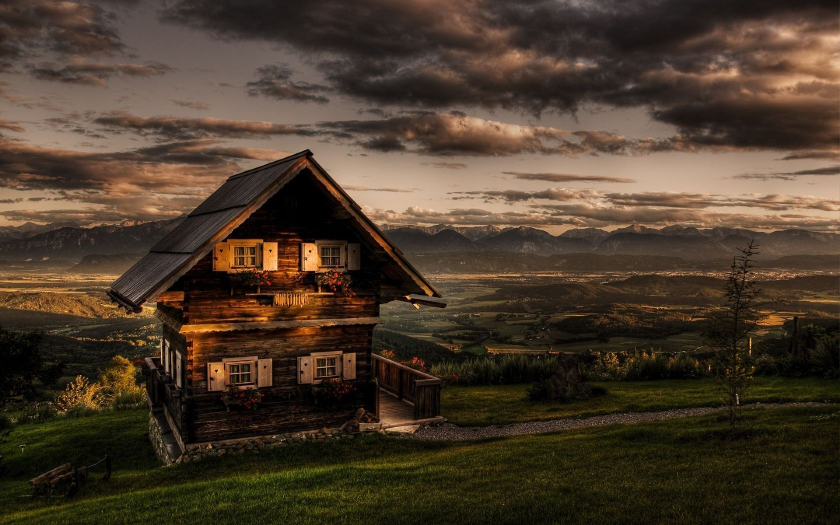
#> input picture images/cottage.jpg, 1680 x 1050 px (shown at 1/2 size)
$ python translating_the_image.py
#> lines starting #> are read from the running program, lines starting #| are printed output that depends on the picture
# The following example code shifts the image by (200,100).


import cv2
import matplotlib.pyplot as plt
import numpy as np


# Reading the image
img = cv2.imread('../images/cottage.jpg',0 )
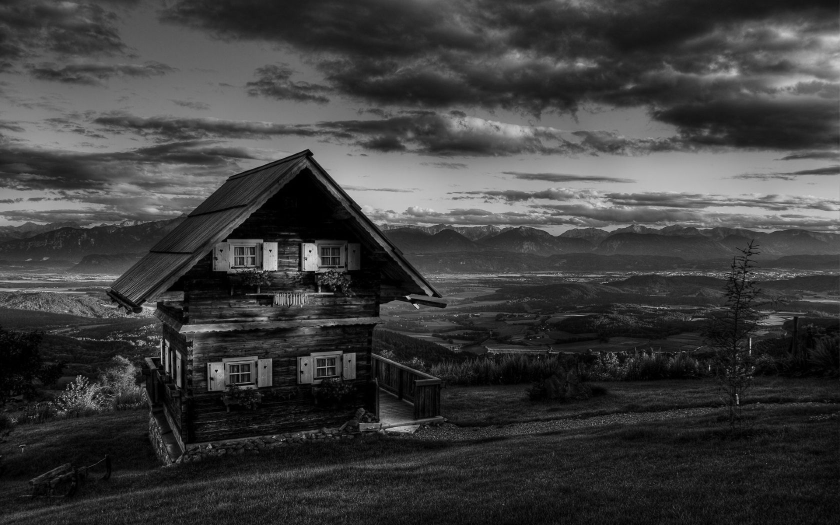
#> img: shape (1050, 1680) (shown at 1/2 size); min 0, max 246, mean 60.7

# Finding the Height and Width of image
height, width = img.shape
#> height = 1050; width = 1680

# Providing the translating vector
M = np.float32([[1,0,100],[0,1,50]])

# Translating the image
# The cv2.warpAffine function takes in three arguments.
# The first is the image.
# Second is the transformation matrix for shifting.
# And the third is the output size.
translate_image = cv2.warpAffine(img, M, img.shape)
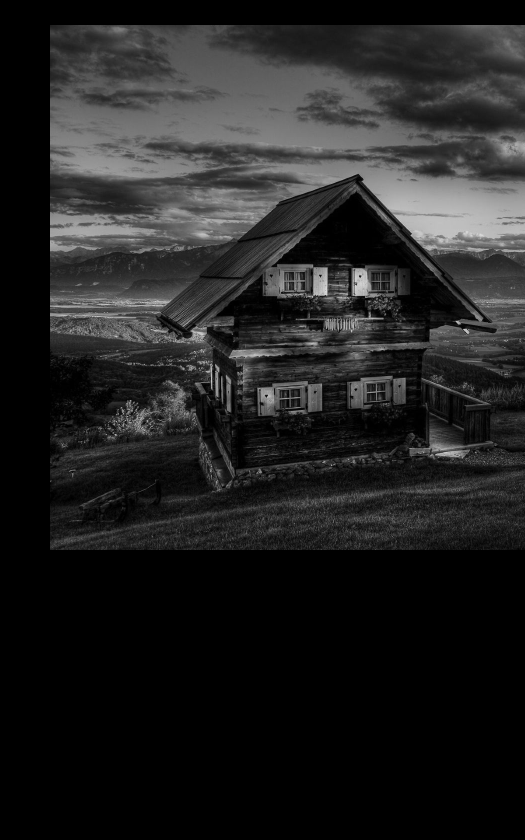
#> translate_image: shape (1680, 1050) (shown at 1/2 size); min 0, max 244, mean 34


# Plotting the image
plt.imshow(translate_image)
plt.show()
# cv2.imshow('img',resize_image)
# cv2.waitKey(0)
# cv2.destroyAllWindows()
